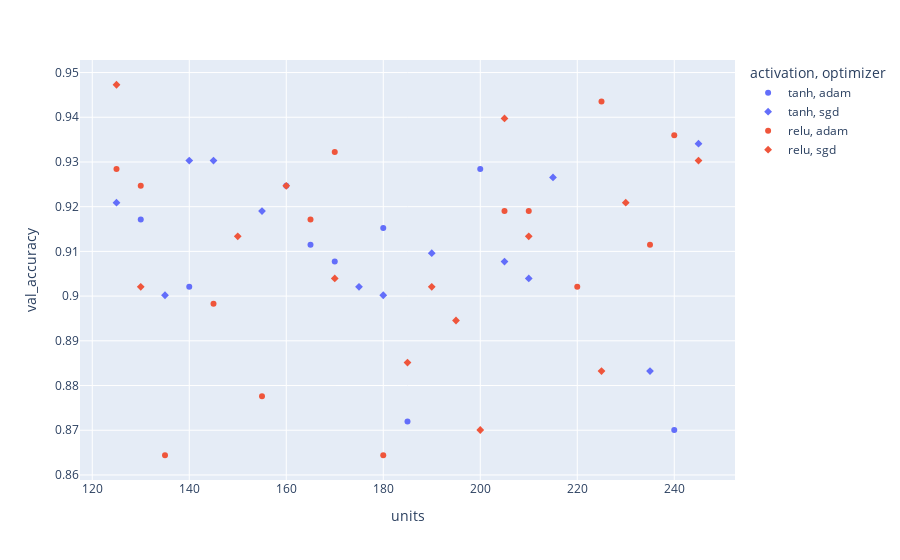

Notebook source saved alongside this figure:
### Code cell
# pip install plotly
import plotly.express as px
fig = px.scatter(trials_hp, x='units', y='val_accuracy', color='activation', symbol='optimizer')
fig.show()

### Figure 1 — Plotly figure (JSON) as saved in the notebook; plotly's stock layout.template omitted (floating-point values rounded to 4 significant figures)
{"data": [{"hovertemplate": "activation=tanh<br>optimizer=adam<br>units=%{x}<br>val_accuracy=%{y}<extra></extra>", "legendgroup": "tanh, adam", "marker": {"color": "#636efa", "symbol": "circle"}, "mode": "markers", "name": "tanh, adam", "orientation": "v", "showlegend": true, "type": "scatter", "x": [185, 200, 240, 170, 160, 130, 140, 180, 165], "xaxis": "x", "y": [0.8719, 0.9284, 0.8701, 0.9077, 0.9247, 0.9171, 0.9021, 0.9153, 0.9115], "yaxis": "y"}, {"hovertemplate": "activation=tanh<br>optimizer=sgd<br>units=%{x}<br>val_accuracy=%{y}<extra></extra>", "legendgroup": "tanh, sgd", "marker": {"color": "#636efa", "symbol": "diamond"}, "mode": "markers", "name": "tanh, sgd", "orientation": "v", "showlegend": true, "type": "scatter", "x": [205, 180, 235, 155, 145, 175, 135, 210, 245, 125, 190, 140, 215], "xaxis": "x", "y": [0.9077, 0.9002, 0.8832, 0.919, 0.9303, 0.9021, 0.9002, 0.904, 0.9341, 0.9209, 0.9096, 0.9303, 0.9266], "yaxis": "y"}, {"hovertemplate": "activation=relu<br>optimizer=adam<br>units=%{x}<br>val_accuracy=%{y}<extra></extra>", "legendgroup": "relu, adam", "marker": {"color": "#EF553B", "symbol": "circle"}, "mode": "markers", "name": "relu, adam", "orientation": "v", "showlegend": true, "type": "scatter", "x": [145, 205, 210, 180, 225, 155, 135, 220, 130, 240, 165, 235, 170, 125], "xaxis": "x", "y": [0.8983, 0.919, 0.919, 0.8644, 0.9435, 0.8776, 0.8644, 0.9021, 0.9247, 0.936, 0.9171, 0.9115, 0.9322, 0.9284], "yaxis": "y"}, {"hovertemplate": "activation=relu<br>optimizer=sgd<br>units=%{x}<br>val_accuracy=%{y}<extra></extra>", "legendgroup": "relu, sgd", "marker": {"color": "#EF553B", "symbol": "diamond"}, "mode": "markers", "name": "relu, sgd", "orientation": "v", "showlegend": true, "type": "scatter", "x": [170, 210, 200, 160, 125, 185, 245, 190, 230, 225, 130, 205, 150, 195], "xaxis": "x", "y": [0.904, 0.9134, 0.8701, 0.9247, 0.9473, 0.8851, 0.9303, 0.9021, 0.9209, 0.8832, 0.9021, 0.9397, 0.9134, 0.8945], "yaxis": "y"}], "layout": {"legend": {"title": {"text": "activation, optimizer"}, "tracegroupgap": 0}, "margin": {"t": 60}, "xaxis": {"anchor": "y", "domain": [0, 1], "title": {"text": "units"}}, "yaxis": {"anchor": "x", "domain": [0, 1], "title": {"text": "val_accuracy"}}}}
